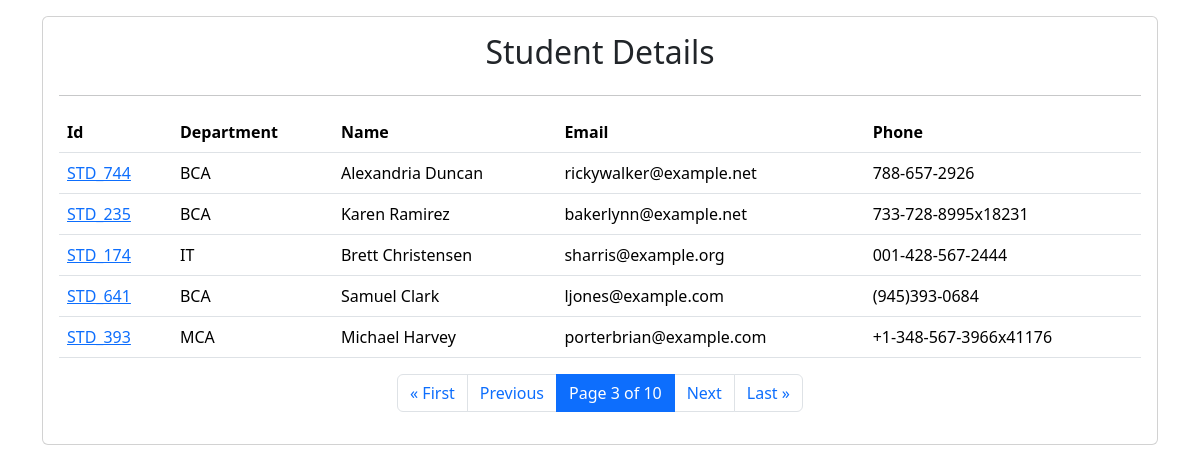
/?page=3, run on the app's committed database.
### myapp/models.py (models this page shows)
class Student(models.Model):
    dept_name = models.ForeignKey(Dept, on_delete=models.CASCADE)
    student_id= models.ForeignKey(StudentId,on_delete=models.CASCADE)
    name = models.CharField(max_length=20)
    email = models.CharField(max_length=50)
    phone = models.CharField(max_length=20)

class StudentId(models.Model):
    student_id=models.CharField(max_length=20)

class Dept(models.Model):
    dept_name=models.CharField(max_length=20)

### myapp/views.py (the view)
# urls.py: path("",index,name="index"),
def index(request):
    students = Student.objects.all()
    paginator = Paginator(students, 5)
    page_number = request.GET.get("page")
    page_obj = paginator.get_page(page_number)
    return render(request,"index.html",{"students":page_obj})

### myapp/templates/index.html (shortened to what this page needs)
<!DOCTYPE html>
<html lang="en">
<head>
    <link href="https://cdn.jsdelivr.net/npm/bootstrap@5.3.7/dist/css/bootstrap.min.css" rel="stylesheet"
>
</head>
<body>
    <div class="container">
        <div class="col-12 card mx-auto p-3 mt-3">
            <h2 align="center">Student Details</h2>
            <hr>
            <table class="table">
                <tr>
                    <th>Id</th>
                    <th>Department</th>
                    <th>Name</th>
                    <th>Email</th>
                    <th>Phone</th>
                </tr>
                {%for st in students%}
                <tr>
                    <td> <a href="{%url 'marksheet'%}?sid={{st.student_id.student_id}}">{{st.student_id.student_id}}</a>
                    </td>
                    <td>{{st.dept_name.dept_name}}</td>
                    <td>{{st.name}}</td>
                    <td>{{st.email}}</td>
                    <td>{{st.phone}}</td>
                </tr>
                {%endfor%}
            </table>
            <nav aria-label="Page navigation">
                <ul class="pagination justify-content-center">
                    {% if students.has_previous %}
                    <li class="page-item">
                        <a class="page-link" href="?page=1" aria-label="First">
                            <span aria-hidden="true">&laquo; First</span>
                        </a>
                    </li>
                    <li class="page-item">
                        <a class="page-link" href="?page={{ students.previous_page_number }}" aria-label="Previous">
                            <span aria-hidden="true">Previous</span>
                        </a>
                    </li>
                    {% else %}
                    <li class="page-item disabled"><span class="page-link">&laquo; First</span></li>
                    <li class="page-item disabled"><span class="page-link">Previous</span></li>
                    {% endif %}
                    <li class="page-item active">
                        <span class="page-link">
                            Page {{ students.number }} of {{ students.paginator.num_pages }}
                        </span>
                    </li>
                    {% if students.has_next %}
                    <li class="page-item">
                        <a class="page-link" href="?page={{ students.next_page_number }}" aria-label="Next">
                            <span aria-hidden="true">Next</span>
                        </a>
                    </li>
                    <li class="page-item">
                        <a class="page-link" href="?page={{ students.paginator.num_pages }}" aria-label="Last">
                            <span aria-hidden="true">Last &raquo;</span>
                        </a>
                    </li>
                    {% else %}
                    <li class="page-item disabled"><span class="page-link">Next</span></li>
                    <li class="page-item disabled"><span class="page-link">Last &raquo;</span></li>
                    {% endif %}
                </ul>
            </nav>
        </div>
    </div>
</body>
</html>

### data on the page
Student: student_id.student_id "STD_744", dept_name.dept_name "BCA", name "Alexandria Duncan", email "rickywalker@example.net", phone "788-657-2926"
Student: student_id.student_id "STD_235", dept_name.dept_name "BCA", name "Karen Ramirez", email "bakerlynn@example.net", phone "733-728-8995x18231"
Student: student_id.student_id "STD_174", dept_name.dept_name "IT", name "Brett Christensen", email "sharris@example.org", phone "001-428-567-2444"
Student: student_id.student_id "STD_641", dept_name.dept_name "BCA", name "Samuel Clark", email "ljones@example.com", phone "(945)393-0684"
Student: student_id.student_id "STD_393", dept_name.dept_name "MCA", name "Michael Harvey", email "porterbrian@example.com", phone "+1-348-567-3966x41176"

### other printed values
{{ students.number }} "3"
{{ students.paginator.num_pages }} "10"
